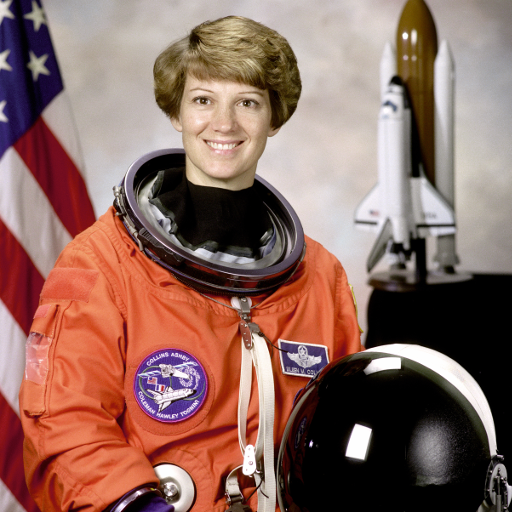
#> input picture skimage.data.astronaut(), 512 x 512 px
$ jupyter execute OperasiDasarCitra.ipynb
#> lines starting #> are read from the running program, lines starting #| are printed output that depends on the picture
[cell 1]
#import library
import matplotlib.pyplot as plt

from skimage import data
from skimage.io import imread
from skimage.color import rgb2gray
from skimage.util import invert
import numpy as np

[cell 2]
#percobaan 1
# Mengambil gambar astronaut dan camera
astronautImage = data.astronaut()
#> astronautImage is the input picture: shape (512, 512, 3); mean R, G, B 141.6, 105.8, 96.5
cameraImage = data.camera()
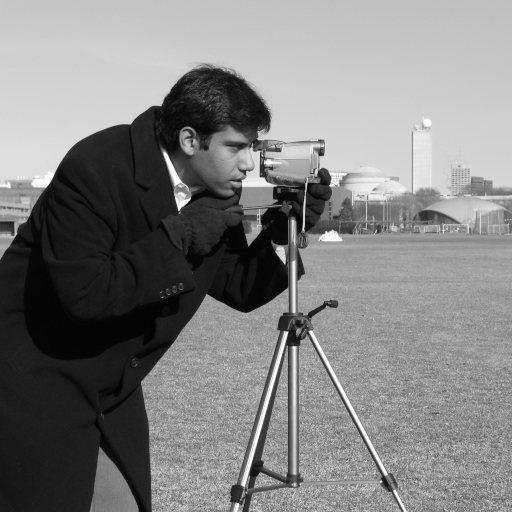
#> input picture skimage.data.camera(), 512 x 512 px
#> cameraImage is the input picture: shape (512, 512); min 0, max 255, mean 129.1

# Membuat salinan dari gambar astronaut dan camera
astroCropped = astronautImage.copy()
astroCropped = astroCropped[0:256, 64:320]
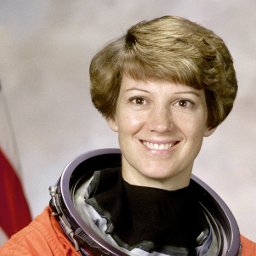
#> astroCropped: shape (256, 256, 3); mean R, G, B 153.3, 134.2, 122.3

cameraCropped = cameraImage.copy()
cameraCropped = cameraCropped[64:320, 128:320]
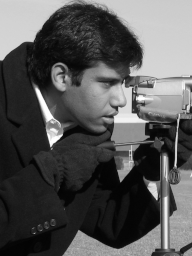
#> cameraCropped: shape (256, 192); min 2, max 255, mean 85.4

# Membuat subplot dengan ukuran 2x2 dan ukuran total 12x12
fig, axes = plt.subplots(2, 2, figsize=(12, 12))
ax = axes.ravel()

# Menampilkan gambar astronaut pada subplot 0
ax[0].imshow(astronautImage)
ax[0].set_title("Citra Input 1")

# Menampilkan gambar camera pada subplot 1 dengan colormap 'gray'
ax[1].imshow(cameraImage, cmap='gray')
ax[1].set_title("Citra Input 2")

# Menampilkan gambar astroCropped pada subplot 2
ax[2].imshow(astroCropped)
ax[2].set_title("Citra Output 1")

# Menampilkan gambar cameraCropped pada subplot 3 dengan colormap 'gray'
ax[3].imshow(cameraCropped, cmap='gray')
ax[3].set_title("Citra Output 2")

# Mengatur tata letak subplot
fig.tight_layout()

# Menampilkan plot
plt.show()
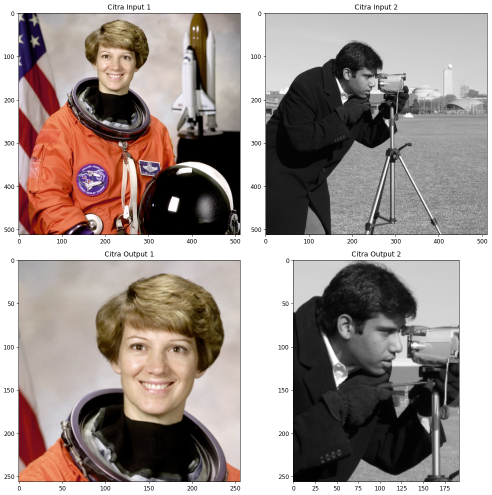
#> figure drawn by matplotlib, 4 panels

[cell 3]
#import library
import matplotlib.pyplot as plt
import cv2

from skimage import data
from skimage.io import imread
from skimage.color import rgb2gray
from skimage.util import invert
import numpy as np

[cell 4]
# Memuat gambar "pamungkas.jpg"
loadImage = imread(fname="pamungkas.jpg")
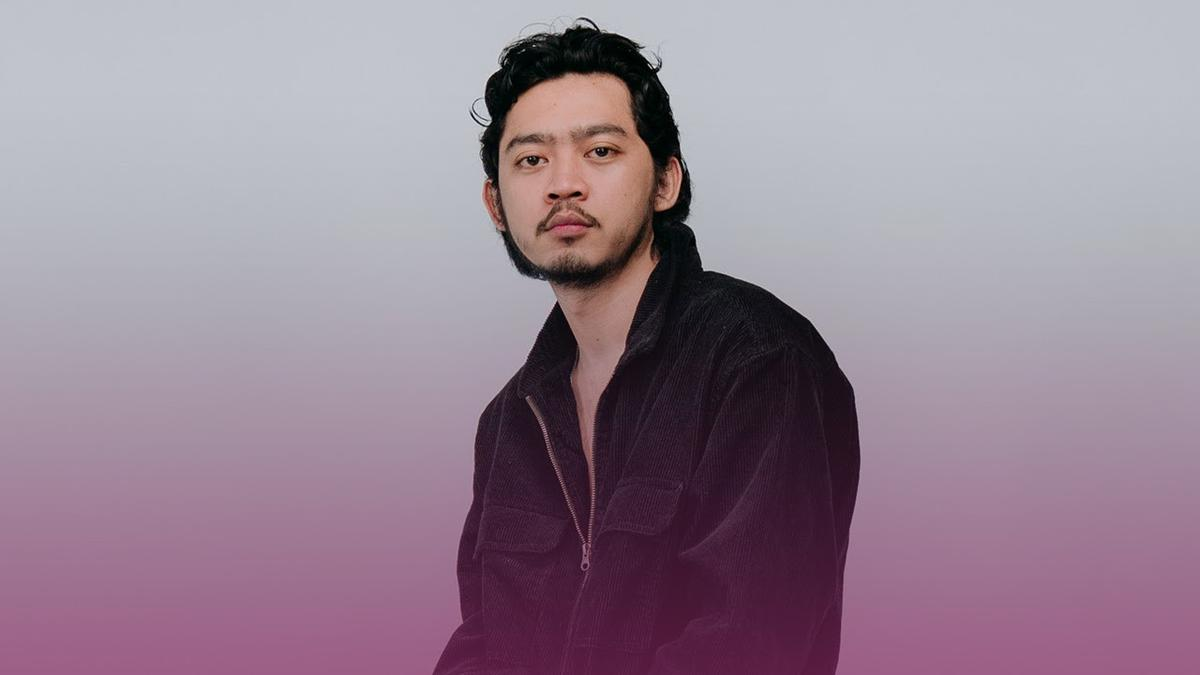
#> input picture pamungkas.jpg, 1200 x 675 px
#> loadImage is the input picture: shape (675, 1200, 3); mean R, G, B 151.4, 133.5, 149

# Membuat salinan dari gambar yang dimuat
loadImagecropped = loadImage.copy()

# Mengambil bagian tertentu dari gambar yang telah disalin
loadImagecropped = loadImagecropped[140:500, 240:720]
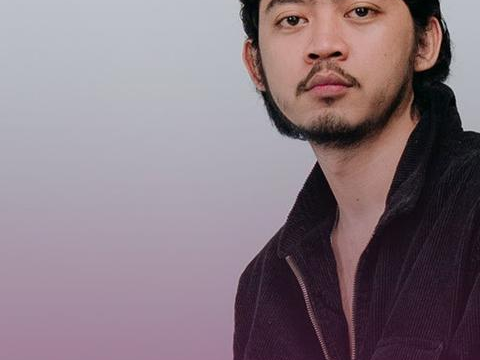
#> loadImagecropped: shape (360, 480, 3); mean R, G, B 134.5, 119.2, 127.9

# Membuat subplot dengan ukuran 1x2 dan ukuran total 10x10
fig, axes = plt.subplots(1, 2, figsize=(10, 10))
ax = axes.ravel()

# Menampilkan gambar asli pada subplot 0
ax[0].imshow(loadImage)
ax[0].set_title("Citra Input 1")

# Menampilkan gambar hasil pemotongan pada subplot 1
ax[1].imshow(loadImagecropped)
ax[1].set_title("Citra Output 2")

# Mengatur tata letak subplot
fig.tight_layout()

# Menampilkan plot
plt.show()

[cell 5]
# Melakukan inversi pada gambar yang telah dipotong
inv = invert(loadImagecropped)
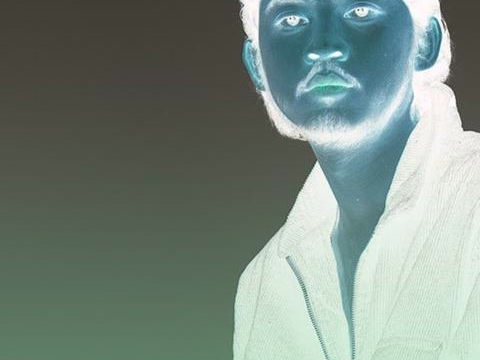
#> inv: shape (360, 480, 3); mean R, G, B 120.5, 135.8, 127.1

# Menampilkan dimensi gambar input dan output
print('Shape Input:', loadImagecropped.shape)
#| Shape Input: (360, 480, 3)
print('Shape Output:', inv.shape)
#| Shape Output: (360, 480, 3)

# Membuat subplot dengan ukuran 2x2 dan ukuran total 12x12
fig, axes = plt.subplots(2, 2, figsize=(12, 12))
ax = axes.ravel()

# Menampilkan gambar input pada subplot 0
ax[0].imshow(loadImagecropped)
ax[0].set_title("Citra Input")

# Menampilkan histogram gambar input pada subplot 1
ax[1].hist(loadImagecropped.ravel(), bins=256)
ax[1].set_title('Histogram Input')

# Menampilkan gambar output (gambar yang telah diinvers) pada subplot 2
ax[2].imshow(inv)
ax[2].set_title('Citra Output (Inverted Image)')

# Menampilkan histogram gambar output pada subplot 3
ax[3].hist(inv.ravel(), bins=256)
ax[3].set_title('Histogram Output')

# Mengatur tata letak subplot
fig.tight_layout()

# Menampilkan plot
plt.show()
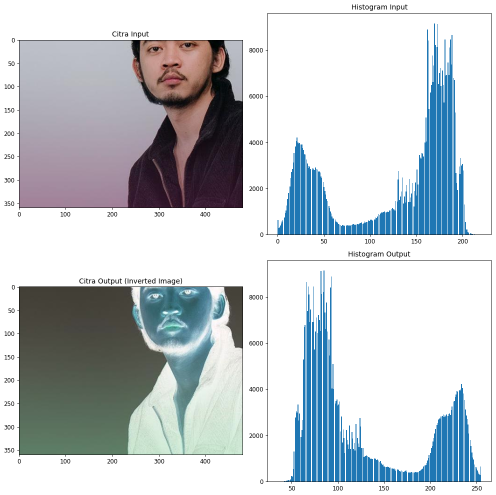
#> figure drawn by matplotlib, 4 panels; panel 2: tallest bar 9149 high, from x = 169.3 to 170.2; panel 4: tallest bar 9149 high, from x = 84.84 to 85.7

[cell 6]
imggray = rgb2gray(loadImagecropped) # mengubah citra menjadi grayscale
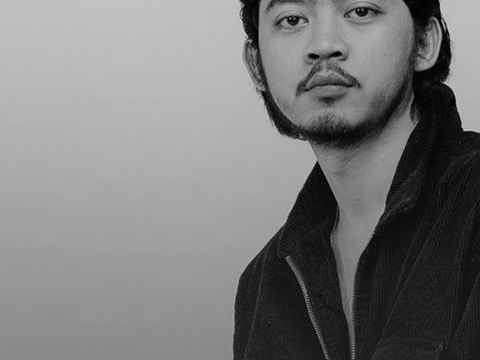
#> imggray: shape (360, 480) float64; min 0, max 0.848, mean 0.483

print('img2gray shape = ',imggray.shape) # menampilkan dimensi citra
#| img2gray shape =  (360, 480)

fig, axes = plt.subplots(1, 2, figsize=(12, 12)) # membuat subplot dengan 2 baris dan 2 kolom dengan jarak 12
ax = axes.ravel()

ax[0].imshow(loadImagecropped) # menampilkan hasil citra cropped
ax[0].set_title("img2 RGB Image")
ax[1].imshow(imggray,cmap=plt.cm.gray) # menampilkan hasil citra cropped yg sudah grayscale
ax[1].set_title("img2 Grayscale Image")

fig.tight_layout() # mengatur tata letak subplot
plt.show() # menampilkan subplot

[cell 7]
copyCamera = imggray.copy().astype(float) # menyalin citra grayscale dan mengubah type datanya

m1,n1 = imggray.shape # untuk mendapatkan dimensi citra yang disalin
#> m1 = 360; n1 = 480
output1 = np.empty([m1, n1]) # membuat array kosong

for baris in range(0, m1-1): # melakukan pengolahan pada setiap piksel citra
    for kolom in range(0, n1-1):
        a1 = baris
        b1 = kolom
        output1[a1, b1] = copyCamera[baris, kolom] + 2 #memberi brightness pada output sebesar 2

fig, axes = plt.subplots(2, 2, figsize=(12, 12)) # membuat subplot dengan 2 baris dan 2 kolom dengan jarak 12
ax = axes.ravel()

ax[0].imshow(copyCamera, cmap='gray') # menampilkan citra dalam format keabuan
ax[0].set_title("Citra Input")

ax[1].hist(copyCamera.ravel(), bins=256) # menampilkan histogram
ax[1].set_title('Histogram Input')

ax[2].imshow(output1, cmap='gray') # menampilkan citra hasil penambahan brightness
ax[2].set_title('Citra Output (Brightnes) + 2')

ax[3].hist(output1.ravel(), bins=256) # menampilkan histogramnnya
ax[3].set_title('Histogram Input')
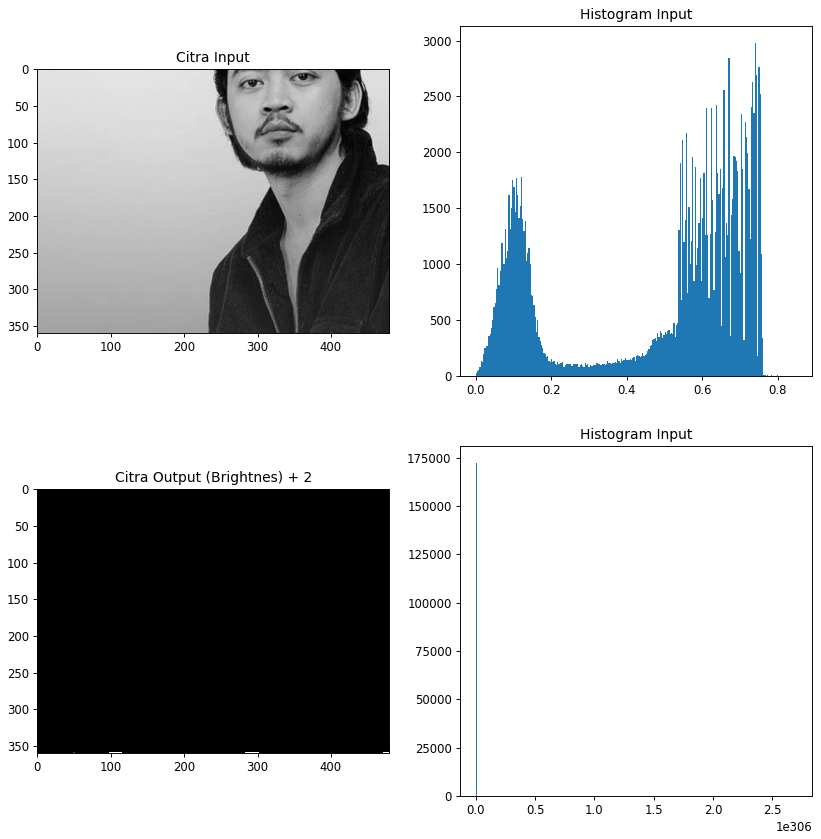
#> figure drawn by matplotlib, 4 panels; panel 2: tallest bar 2981 high, from x = 0.739 to 0.742; panel 4: tallest bar 172416 high, from x = 0 to 1.05e+304
